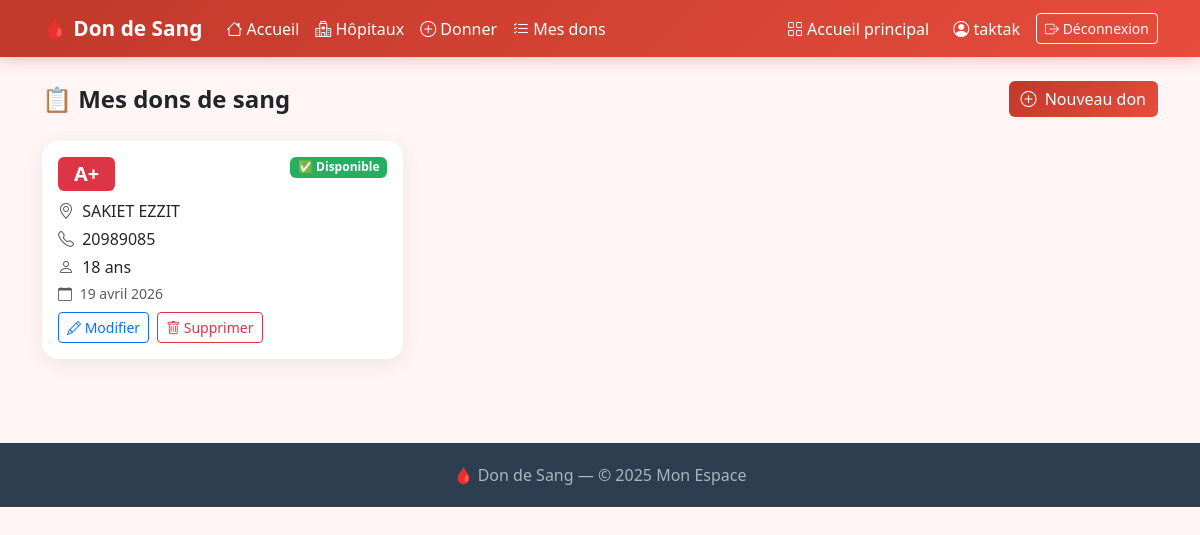
Page /don_sang/mes-dons/ (signed in) on the committed database.
### don_sang/models.py (models this page shows, shortened)
class Don(models.Model):
    GROUPE_CHOICES = [
        ('A+','A+'), ('A-','A-'), ('B+','B+'), ('B-','B-'),
        ('AB+','AB+'), ('AB-','AB-'), ('O+','O+'), ('O-','O-'),
    ]
    DISPONIBILITE_CHOICES = [
        ('disponible', 'Disponible'),
        ('indisponible', 'Indisponible'),
        ('bientot', 'Disponible bientôt'),
    ]
    donneur = models.ForeignKey(User, on_delete=models.CASCADE, related_name='dons')
    hopital = models.ForeignKey('Hospital', on_delete=models.SET_NULL, null=True, blank=True, related_name='dons', verbose_name='Hôpital')
    groupe_sanguin = models.CharField(max_length=3, choices=GROUPE_CHOICES)
    date_don = models.DateField(auto_now_add=True)
    ville = models.CharField(max_length=100)
    telephone = models.CharField(max_length=20)
    age = models.PositiveIntegerField(default=18, help_text="Âge du donneur")
    disponibilite = models.CharField(max_length=20, choices=DISPONIBILITE_CHOICES, default='disponible')
    message = models.TextField(blank=True)
    class Meta:
        ordering = ['-date_don']
        verbose_name = 'Don de sang'
        verbose_name_plural = 'Dons de sang'

### don_sang/views.py (the view)
# urls.py: path('mes-dons/', views.mes_dons, name='mes_dons'),
@login_required(login_url='/don_sang/login/')
def mes_dons(request):
    dons = Don.objects.filter(donneur=request.user).order_by('-date_don')
    return render(request, 'don_sang/mes_dons.html', {'dons': dons})

### don_sang/templates/don_sang/mes_dons.html (shortened to what this page needs)
{% extends 'don_sang/base.html' %}
{% block content %}
<div class="container py-4">
  <div class="d-flex justify-content-between align-items-center mb-4">
    <h4 class="fw-bold mb-0">📋 Mes dons de sang</h4>
    <a href="{% url 'faire_don' %}" class="btn btn-blood"><i class="bi bi-plus-circle me-1"></i> Nouveau don</a>
  </div>
  {% if dons %}
  <div class="row g-3">
    {% for don in dons %}
    <div class="col-md-6 col-lg-4">
      <div class="card h-100">
        <div class="card-body">
          <div class="d-flex justify-content-between align-items-start mb-2">
            <span class="badge bg-danger fs-5 px-3">{{ don.groupe_sanguin }}</span>
            {% if don.disponibilite == 'disponible' %}
              <span class="badge badge-dispo-disponible">✅ Disponible</span>
            {% elif don.disponibilite == 'indisponible' %}
              <span class="badge badge-dispo-indisponible">❌ Indisponible</span>
            {% else %}
              <span class="badge badge-dispo-bientot">⏳ Bientôt</span>
            {% endif %}
          </div>
          <p class="mb-1"><i class="bi bi-geo-alt text-muted me-1"></i> {{ don.ville }}</p>
          <p class="mb-1"><i class="bi bi-telephone text-muted me-1"></i> {{ don.telephone }}</p>
          <p class="mb-1"><i class="bi bi-person text-muted me-1"></i> {{ don.age }} ans</p>
          <p class="mb-2 text-muted small"><i class="bi bi-calendar me-1"></i> {{ don.date_don }}</p>
          <div class="d-flex gap-2 mt-2">
            <a href="{% url 'modifier_don' don.id %}" class="btn btn-sm btn-outline-primary"><i class="bi bi-pencil"></i> Modifier</a>
            <a href="{% url 'supprimer_don' don.id %}" class="btn btn-sm btn-outline-danger"><i class="bi bi-trash"></i> Supprimer</a>
          </div>
        </div>
      </div>
    </div>
    {% endfor %}
  </div>
  {% else %}
  <div class="text-center py-5 text-muted">
    <div style="font-size:3rem;">🩸</div>
    <p class="mt-2">Vous n'avez pas encore enregistré de don.</p>
    <a href="{% url 'faire_don' %}" class="btn btn-blood">Faire mon premier don</a>
  </div>
  {% endif %}
</div>
{% endblock %}

### don_sang/templates/don_sang/base.html (shortened to what this page needs)
<!DOCTYPE html>
<html lang="fr">
<head>
    <link href="https://cdn.jsdelivr.net/npm/bootstrap@5.3.0/dist/css/bootstrap.min.css" rel="stylesheet">
    <link href="https://cdn.jsdelivr.net/npm/bootstrap-icons@1.11.0/font/bootstrap-icons.css" rel="stylesheet">
</head>
<body>
<nav class="navbar navbar-expand-lg sticky-top">
    <div class="container">
        <a class="navbar-brand" href="{% url 'accueil_don' %}">🩸 Don de Sang</a>
        <div class="collapse navbar-collapse" id="navDS">
            <ul class="navbar-nav me-auto">
                <li class="nav-item">
                    <a class="nav-link" href="{% url 'accueil_don' %}"><i class="bi bi-house"></i> Accueil</a>
                </li>
                <li class="nav-item">
                    <a class="nav-link" href="{% url 'liste_hopitaux' %}"><i class="bi bi-hospital"></i> Hôpitaux</a>
                </li>
                {% if user.is_authenticated %}
                <li class="nav-item">
                    <a class="nav-link" href="{% url 'faire_don' %}"><i class="bi bi-plus-circle"></i> Donner</a>
                </li>
                <li class="nav-item">
                    <a class="nav-link" href="{% url 'mes_dons' %}"><i class="bi bi-list-check"></i> Mes dons</a>
                </li>
                {% endif %}
            </ul>
            <ul class="navbar-nav align-items-center gap-2">
                <li class="nav-item">
                    <a class="nav-link" href="/"><i class="bi bi-grid"></i> Accueil principal</a>
                </li>
                {% if user.is_authenticated %}
                <li class="nav-item">
                    <span class="nav-link"><i class="bi bi-person-circle"></i> {{ user.username }}</span>
                </li>
                <li class="nav-item">
                    <a href="{% url 'logout_don' %}" class="btn btn-sm btn-outline-light">
                        <i class="bi bi-box-arrow-right"></i> Déconnexion
                    </a>
                </li>
                {% endif %}
            </ul>
        </div>
    </div>
</nav>
{% block content %}{% endblock %}
<footer>
    <div class="container">
        <p class="mb-0">🩸 Don de Sang — © 2025 Mon Espace</p>
    </div>
</footer>
</body>
</html>

### rows in the picture
Don: groupe_sanguin "A+", disponibilite "✅ Disponible", ville "SAKIET EZZIT", telephone "20989085", age "18", date_don "19 avril 2026"

### other values in the picture
{{ user.username }} "taktak"
